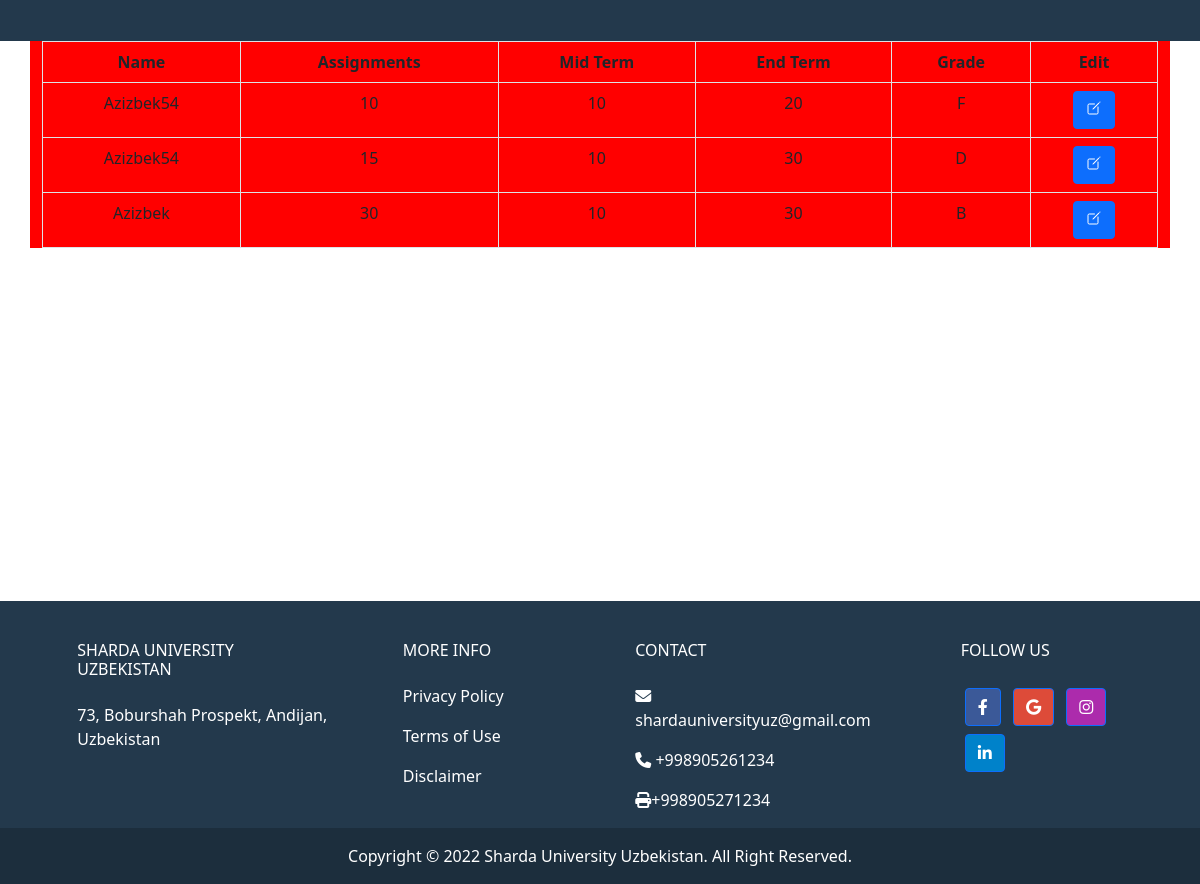
/result/CSE314, run on the app's committed database.
### main/models.py (models this page shows, shortened)
class Result(models.Model):
    subject = models.ForeignKey(Subject, on_delete=models.PROTECT, null=True, related_name='sresults')
    student = models.ForeignKey(Student, on_delete=models.CASCADE, null=True, related_name='results')
    Assignments = models.PositiveIntegerField(null=True)
    Mid_Term = models.PositiveIntegerField(null=True)
    End_Term = models.PositiveIntegerField(null=True)
    Grade = models.CharField(max_length=5, null=True, blank=True)

class Student(models.Model):
    name = models.CharField(max_length=100, null=True, blank=True)
    unique_id = models.CharField(max_length=100, blank=True, null=True)
    group = models.ForeignKey(Group, on_delete=models.DO_NOTHING,related_name="students")
    specializetion = models.ForeignKey(Specialization, on_delete=models.CASCADE)
    cgpa = models.FloatField(null=True, blank=True)
    sgpa = models.FloatField(null=True, blank=True)

### main/views.py (the view)
# urls.py: path('result/<str:code>', views.result, name='result'),
def result(request,code):
    result = Result.objects.filter(subject__code = code)
    for r in result:
        u = r.Assignments+r.Mid_Term+r.End_Term
        if u >= 80:
            r.Grade = "A"
        elif u >= 70:
            r.Grade = "B"
        elif u >= 60:
            r.Grade = "C"
        elif u >= 50:
            r.Grade = "D"
        else:
            r.Grade = "F"
        r.save()
    context = {
        'results' : result,
        "code":code,
    }
    if request.method == 'POST':
        id = request.POST.get("re_id")
        print(id)
        result = Result.objects.get(id = id)
        context["active"]=result
        return render(request,"result.html",context)
    return render(request, 'result.html', context)

### templates/result.html (shortened to what this page needs)
{% load static %}
<!DOCTYPE html>
<html lang="en">
<head>
  <link href="https://cdn.jsdelivr.net/npm/bootstrap@5.0.2/dist/css/bootstrap.min.css" rel="stylesheet"
>
  <link rel="stylesheet" href="../styles/groups.css">
  <link rel="stylesheet" href="https://cdnjs.cloudflare.com/ajax/libs/font-awesome/6.1.1/css/all.min.css"
 />
</head>
<body>
  <header style="background-color:#23394c;color:white">
    <nav class="nav d-flex justify-content-between container navbar navbar-expand-sm  p-2">
      <div>
      </div>
    </nav>
  </header>
  <div style="min-height:70vh">
    <main class="content container">
      <table class="table table-bordered table-responsive">
        <thead>
          <tr>
            <th>Name</th>
            <th>Assignments</th>
            <th>Mid Term</th>
            <th>End Term</th>
            <th>Grade</th>
            <th>Edit</th>
          </tr>
        </thead>
        <tbody>
          {% for result in results %}
          <tr>
            {% if result == active %}
            <form action="{% url 'change-student' code %}" method="post">
                {% csrf_token %}
            <td>{{result.student.name}}</td>
            <td><input style="width:100%; outline:none;;" name="assigment" value={{result.Assignments}}></td>
            <td><input style="width:100%; outline:none;;" name="mid_term" value={{result.Mid_Term}}></td>
            <td><input style="width:100%; outline:none;;" name="end_term" value={{result.End_Term}}></td>
            <td>{{result.Grade}}</td>
            <td style="border-color:transparent;border:none;display:flex;justify-content:center; align-items:center">
                <input type="hidden"  name="re_id" value={{result.id}}>
                <button class="btn btn-success" type="submit">save</button>
            </form>
            </td>
            {% else %}
            <td>{{result.student.name}}</td>
            <td>{{result.Assignments}}</td>
            <td>{{result.Mid_Term}}</td>
            <td>{{result.End_Term}}</td>
            <td>{{result.Grade}}</td>
            <td><form action="" method="post" style="border-color:transparent;border:none;display:flex;justify-content:center; align-items:center">
                <button class="btn btn-primary text-white" type="submit"><ion-icon name="create-outline"></ion-icon></button>
            </form>
            </td>
            {% endif %}
          </tr>
          {% endfor %}
        </tbody>
      </table>
    </main>
  </div>
  <div>
    <footer class="text-center text-lg-start text-white" style="background-color: #23394c">
      <div class="container p-4 pb-0">
        <section class="">
          <div class="row">
            <div class="col-md-3 col-lg-3 col-xl-3 mx-auto mt-3">
              <h6 class="text-uppercase mb-4 font-weight-bold">
                Sharda University Uzbekistan
              </h6>
              <p>
                73, Boburshah Prospekt, Andijan, Uzbekistan
              </p>
            </div>
            <div class="col-md-2 col-lg-2 col-xl-2 mx-auto mt-3">
              <h6 class="text-uppercase mb-4 font-weight-bold">More Info</h6>
              <p>
                <a target="_blank" href="https://www.shardauniversity.uz/privacy-policy"
                  class="text-white text-decoration-none">Privacy
                  Policy</a>
              </p>
              <p>
                <a target="_blank" href="https://www.shardauniversity.uz/terms-of-use"
                  class="text-white text-decoration-none">Terms of
                  Use</a>
              </p>
              <p>
                <a target="_blank" href="https://www.shardauniversity.uz/disclaimer"
                  class="text-white text-decoration-none">Disclaimer</a>
              </p>
            </div>
            <div class="col-md-4 col-lg-3 col-xl-3 mx-auto mt-3">
              <h6 class="text-uppercase mb-4 font-weight-bold">Contact</h6>
              <p><i class="fas fa-envelope mr-3"></i> shardauniversityuz@gmail.com</p>
              <p><i class="fas fa-phone mr-3"></i> +998905261234</p>
              <p><i class="fas fa-print mr-3"></i>+998905271234</p>
            </div>
            <div class="col-md-3 col-lg-2 col-xl-2 mx-auto mt-3">
              <h6 class="text-uppercase mb-4 font-weight-bold">Follow us</h6>
              <a target="_blank" class="btn btn-primary btn-floating m-1" style="background-color: #3b5998"
                href="https://www.facebook.com/ShardaUniversityUzbekistan" role="button"><i
                  class="fab fa-facebook-f"></i></a>
              <a target="_blank" class="btn btn-primary btn-floating m-1" style="background-color: #dd4b39"
                href="https://www.shardauniversity.uz/" role="button"><i class="fab fa-google"></i></a>
              <a target="_blank" class="btn btn-primary btn-floating m-1" style="background-color: #ac2bac"
                href="https://instagram.com/shardauniuz?igshid=YmMyMTA2M2Y=" role="button"><i
                  class="fab fa-instagram"></i></a>
              <a target="_blank" class="btn btn-primary btn-floating m-1" style="background-color: #0082ca"
                href="https://www.linkedin.com/company/sharda-university-uzbekistan/" role="button"><i
                  class="fab fa-linkedin-in"></i></a>
            </div>
          </div>
        </section>
      </div>
      <div class="text-center p-3" style="background-color: rgba(0, 0, 0, 0.2)">
        Copyright © <span id="year"></span> Sharda University Uzbekistan. All Right Reserved.
      </div>
    </footer>
  </div>
</body>
</html>

### static/styles/groups.css (style rules this page uses)
* { margin: 0; padding: 0; box-sizing: border-box; }
.nav { display: flex; justify-content: space-around; }
th, td { text-align: center; }
.content { background-color: red; }

### data on the page
Result: student.name "Azizbek54", Assignments "10", Mid_Term "10", End_Term "20", Grade "F"
Result: student.name "Azizbek54", Assignments "15", Mid_Term "10", End_Term "30", Grade "D"
Result: student.name "Azizbek", Assignments "30", Mid_Term "10", End_Term "30", Grade "B"
